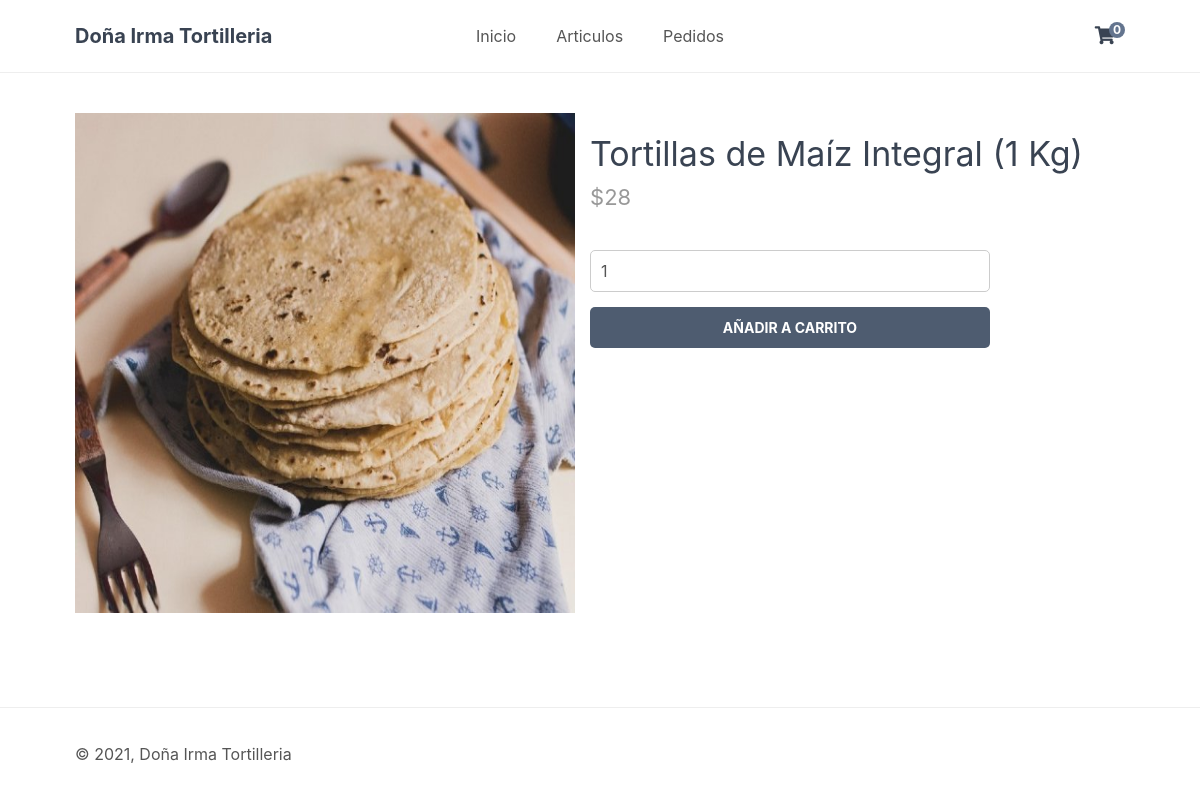
/shoppingcart/index.php?page=product&id=17, run on the app's committed database.
### tables this page shows
CREATE TABLE `articulos` (
  `idArticulo` int(100) NOT NULL,
  `nombreArticulo` varchar(100) NOT NULL,
  `precioArticulo` float NOT NULL,
  `imagenArticulo` text NOT NULL,
  `fechaanadido` timestamp NOT NULL DEFAULT current_timestamp(),
  `cantidadArticulo` int(11) NOT NULL
);

### shoppingcart/index.php (called while the page is built, shortened)
<?php
include 'functions.php';
$page = isset($_GET['page']) && file_exists($_GET['page'] . '.php') ? $_GET['page'] : 'home';
include $page . '.php';
?>

### shoppingcart/product.php (the view, shortened to what this page needs)
<?php
if (isset($_GET['id'])) {
    $stmt = $pdo->prepare('SELECT * FROM articulos WHERE idArticulo = ?');
    $stmt->execute([$_GET['id']]);
    $product = $stmt->fetch(PDO::FETCH_ASSOC);
} else {
    exit('Product does not exist!');
}
?>
<?=template_header('Product')?>
<div class="product content-wrapper">
    <img src="/imgs/<?=$product['imagenArticulo']?>" width="500" height="500" alt="<?=$product['nombreArticulo']?>">
    <div>
        <h1 class="name"><?=$product['nombreArticulo']?></h1>
        <span class="price">
            &dollar;<?=$product['precioArticulo']?>
        </span>
        <form action="index.php?page=cart" method="post">
        <input type="number" name="quantity" value="1" min="1" max="<?=$product['cantidadArticulo']?>" placeholder="Quantity" required>
            <input type="submit" value="Añadir a Carrito">
        </form>
    </div>
</div>
<?=template_footer()?>

### shoppingcart/style.css (style rules this page uses)
* { box-sizing: border-box; font-family: -apple-system, BlinkMacSystemFont, "segoe ui", roboto, oxygen, ubuntu, cantarell, "fira sans", "droid sans", "helvetica neue", Arial, sans-serif; font-size: 16px; -webkit-font-smoothing: antialiased; -moz-osx-font-smoothing: grayscale; }
html { height: 100%; }
body { position: relative; min-height: 100%; color: #555555; background-color: #FFFFFF; margin: 0; padding-bottom: 100px; }
h1, h2, h3, h4, h5 { color: #394352; }
.content-wrapper { width: 1050px; margin: 0 auto; }
main > .product { display: flex; padding: 40px 0; }
main > .product > div { padding-left: 15px; }
main > .product h1 { font-size: 34px; font-weight: normal; margin: 0; padding: 20px 0 10px 0; }
main > .product .price { display: block; font-size: 22px; color: #999999; }
main > .product form { display: flex; flex-flow: column; margin: 40px 0; }
main > .product form input[type="number"] { width: 400px; padding: 10px; margin-bottom: 15px; border: 1px solid #ccc; color: #555555; border-radius: 5px; }
main > .product form input[type="submit"] { background: #4e5c70; border: 0; color: #FFFFFF; width: 400px; padding: 12px 0; text-transform: uppercase; font-size: 14px; font-weight: bold; border-radius: 5px; cursor: pointer; }

### data on the page
articulos: imagenArticulo (picture), nombreArticulo "Tortillas de Maíz Integral (1 Kg)", precioArticulo "28"

### other printed values
$num_items_in_cart "0"
